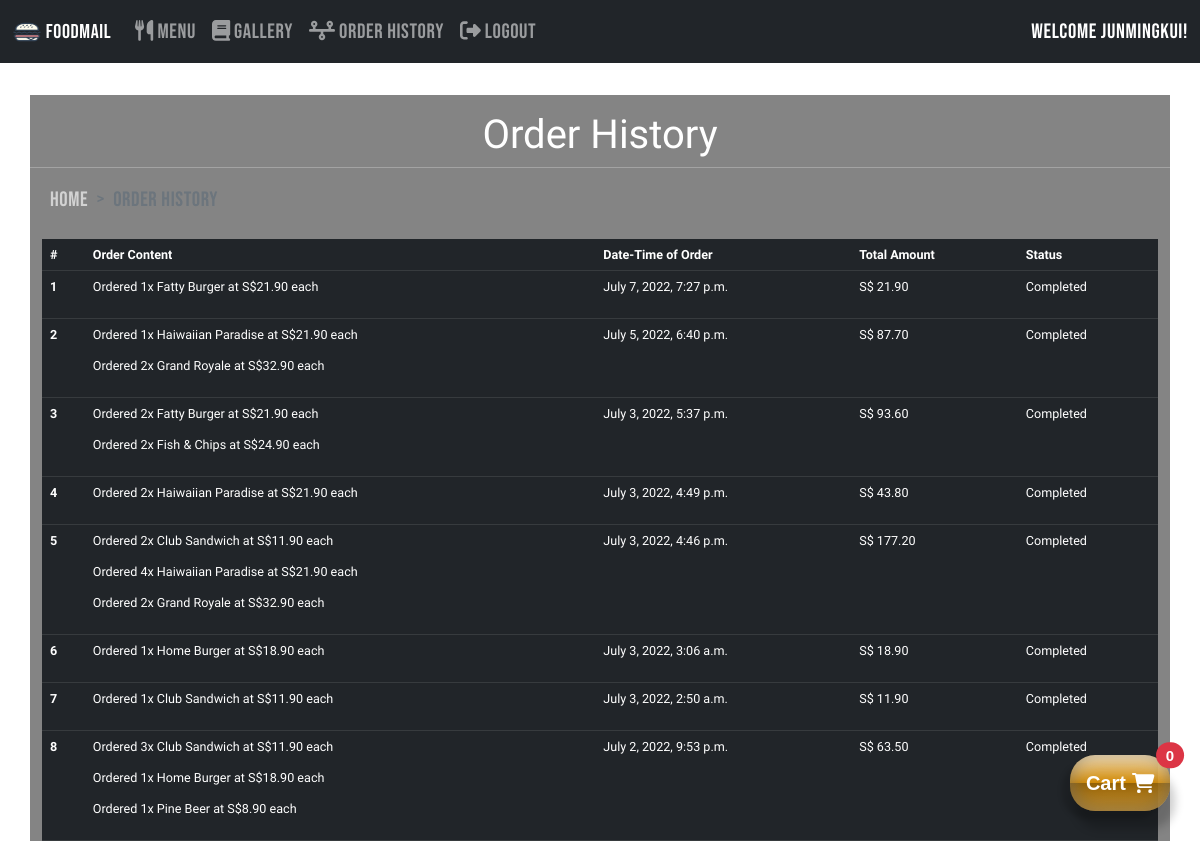
The app's page /mainApp/orderhistory/ (signed in), older data.
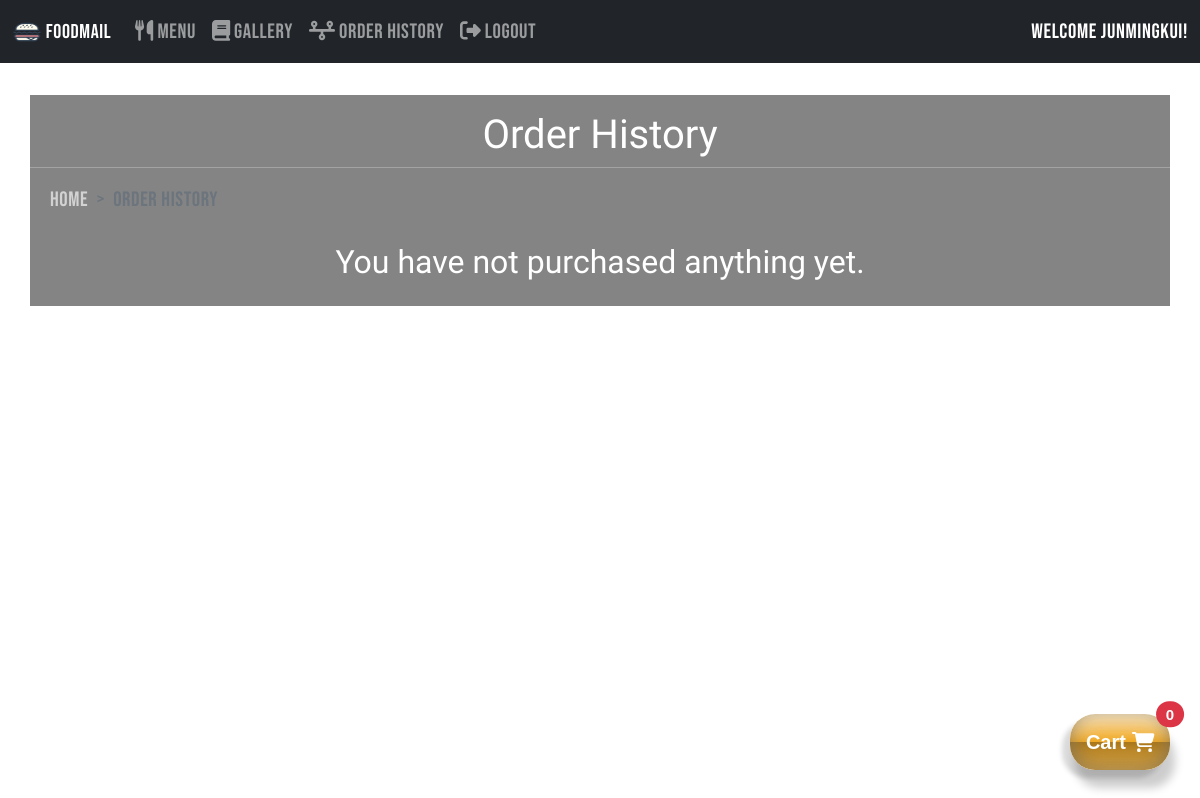
The same page, newer data.
### mainApp/models.py (models this page shows, shortened)
class UserOrder(models.Model):
    items = models.JSONField(default=[
        {
            "item": "",
            "price": 0,
            "quantity": 0
        }
    ], validators=[MinLengthValidator(10)])
    grandTotal = models.DecimalField(max_digits=9, decimal_places=2)
    user = models.ForeignKey(User, on_delete=models.SET_NULL, null=True, blank=True)
    timeOfOrder = models.DateTimeField(auto_now_add=True)
    ORDER_STATUS = (
        ('Completed', 'Completed'),
        ('Cancelled', 'Cancelled'),
        ('Pending', 'Pending'),
    )
    status = models.CharField(max_length=15, choices=ORDER_STATUS, default='Completed', blank=True)

### mainApp/views.py (the view)
# urls.py: path('orderhistory/', UserOrderListView.as_view(), name='order_history'),
class UserOrderListView(LoginRequiredMixin, ListView):
    model = UserOrder
    fields = '__all__'
    context_object_name = 'order_list'
    paginate_by = 10
    def get_queryset(self):
        return UserOrder.objects.filter(user=self.request.user).order_by('-timeOfOrder')

### mainApp/templates/mainApp/userorder_list.html
{% extends 'base.html'%}
{% block base %}
<div class="container">
    <div class="row mt-3">
        <h1>Order History</h1><hr>
    </div>
    <div class = "row mb-2">
        <nav style="--bs-breadcrumb-divider: '>';" aria-label="breadcrumb">
            <ol class="breadcrumb">
            <li class="breadcrumb-item"><a href="{% url 'baseView' %}" class="set-default">&nbsp;&nbsp;Home</a></li>
            <li class="breadcrumb-item active" aria-current="page">Order History</li>
            </ol>
        </nav>
    </div>
</div>
{% if order_list %}
    <div class="">
        <table class="table table-dark table-hover mb-0 user-order-table">
            <thead>
            <tr>
                <th scope="col">#</th>
                <th scope="col">Order Content</th>
                <th scope="col">Date-Time of Order</th>
                <th scope="col">Total Amount</th>
                <th scope="col">Status</th>
            </tr>
            </thead>
            <tbody>
            {% for order in order_list %}
            <tr>
                <th scope="row">{{forloop.counter}}</th>
                <td>
                {% for item in order.items %}
                <p>Ordered {{item.quantity}}x {{item.item}} at S${{item.price}} each</p>
                {% endfor %}
                </td>
                <td>{{order.timeOfOrder}}</td>
                <td>S$ {{order.grandTotal}}</td>
                <td>{{order.status}}</td>
            </tr>
            {% endfor %}
            </tbody>
        </table>
    </div>
{% else %}
<h2 class="mt-1 mb-4">You have not purchased anything yet.</h2>
{% endif %}
{% endblock %}

### templates/base.html (shortened to what this page needs)
{% load static %}
<html lang="en">
<head>
    <link href="https://cdn.jsdelivr.net/npm/bootstrap@5.2.0-beta1/dist/css/bootstrap.min.css" rel="stylesheet">
    <link rel="stylesheet" href="{% static 'css/styles.css' %}">
</head>
<body class="bg-style">
    <button id="cart-button" class="cart-btn-class fixedbutton glossy-button glossy-button--gold" type="button"
      data-bs-toggle="offcanvas" data-bs-target="#offcanvasRight" aria-controls="offcanvasRight"
      style="font-size: 1.25rem;">Cart <i class="fa-solid fa-cart-shopping"></i>
      <span class="position-absolute top-0 start-100 translate-middle badge rounded-pill bg-danger">
        0</span></button>
    <nav class="navbar navbar-expand-lg navbar-dark bg-dark" style="z-index: 4;">
        <div class="container-fluid">
          <a class="navbar-brand" href="{% url 'baseView'%}">
            <img src="{% static './assets/shop-logo.png' %}" alt="" width="30" height="24" class="d-inline-block align-text-top">
            FoodMail
          </a>
          <div class="collapse navbar-collapse" id="navbarNav">
              <ul class="navbar-nav">
                <li class="nav-item">
                  <a class="nav-link" href="{% url 'mainApp:menu'%}"><i class="fa-solid fa-utensils"></i> Menu</a>
                </li>
                <li class="nav-item">
                  <a class="nav-link" href="{% url 'mainApp:category'%}"><i class="fa-solid fa-book"></i> Gallery</a>
                </li>
                {% if user.is_authenticated %}
                <li class="nav-item">
                  <a class="nav-link" href="{% url 'mainApp:order_history' %}"><i class="fa-solid fa-timeline"></i> Order History</a>
                </li>
                <li class="nav-item">
                  <a class="nav-link" href="{% url 'logout' %}?next={{request.path}}"><i class="fa-solid fa-right-from-bracket"></i> Logout</a>
                </li>
                {% else %}
                <li class="nav-item">
                  <a class="nav-link" href="{% url 'login' %}?next={{request.path}}"><i class="fa-solid fa-person-circle-plus"></i> Login/Register</a>
                </li>
                {% endif %}
              </ul>
          </div>
          <span class="d-none d-lg-block">
          <div style="color: white">
          {% if user.is_authenticated %}
          <span>Welcome {{user.get_username}}!</span>
          {% else %}
          Not logged in
          {% endif %}
          </div>
          </span>
        </div>
      </nav>
    <div class="container">
      <div class="row"><p></p><p></p></div>
      <div id = 'blur-window' class="row blur-window">
      {% block base %}{% endblock %}
      </div>
    </div>
  </body>
</html>

### static/css/styles.css (style rules this page uses)
body { font-family: 'Edu SA Beginner', cursive; }
body.bg-style { -webkit-animation: bg-animation 30s infinite alternate; background-image: url('https://i.ibb.co/ScTXW8L/my-visual-59143904.png'); }
body.bg-style nav { font-family: 'Bebas Neue', cursive; font-size: 1.3rem; letter-spacing: 0.03em; }
div.blur-window { color: white; background-color: rgba(50,50,50, 0.6); backdrop-filter: blur(10px); }
a.set-default { text-decoration: none; color: rgb(210,210,210); }
.container { text-align: center; position: relative; }
.fixedbutton { position: fixed !important; bottom: 20px !important; right: 20px !important; z-index: 2; }
html, body { margin: 0; height: 100%; }
* { transition: all 0.3s linear; }
.glossy-button { display: inline-block; position: relative; background-image: linear-gradient( hsla(0, 0%, 100%, 0.6), hsla(0, 0%, 100%, 0) 50%, hsla(0, 0%, 0%, 0.3) 50%, hsla(0, 0%, 100%, 0.2) ); font-family: sans-serif; font-weight: bold; color: white; padding: 0.8rem 1rem; border: none; border-radius: 25px; margin: 10px; box-shadow: inset 0 -5px 20px hsla(0, 0%, 0%, 0.4), inset 0 5px 20px hsla(0, 0%, 100%, 0.4), -8px 8px 5px hsla(0, 0%, 0%, 0.15), 5px 18px 10px hsla(0, 0%, 0%, 0.2); cursor: pointer; transition: transform 0.1s, box-shadow 0.1s; }
.glossy-button--gold { background-color: rgba(238, 155, 0, 0.863); }

Row changes from the older to the newer data that the page shows:
removed UserOrder: quantity "1", item "Fatty Burger", price "21.90", timeOfOrder "July 7, 2022, 7:27 p.m.", grandTotal "21.90", status "Completed"
removed UserOrder: quantity "1" "2", item "Haiwaiian Paradise" "Grand Royale", price "21.90" "32.90", timeOfOrder "July 5, 2022, 6:40 p.m.", grandTotal "87.70", status "Completed"
removed UserOrder: quantity "2" "2", item "Fatty Burger" "Fish & Chips", price "21.90" "24.90", timeOfOrder "July 3, 2022, 5:37 p.m.", grandTotal "93.60", status "Completed"
removed UserOrder: quantity "2", item "Haiwaiian Paradise", price "21.90", timeOfOrder "July 3, 2022, 4:49 p.m.", grandTotal "43.80", status "Completed"
removed UserOrder: quantity "2" "4" "2", item "Club Sandwich" "Haiwaiian Paradise" "Grand Royale", price "11.90" "21.90" "32.90", timeOfOrder "July 3, 2022, 4:46 p.m.", grandTotal "177.20", status "Completed"
removed UserOrder: quantity "1", item "Home Burger", price "18.90", timeOfOrder "July 3, 2022, 3:06 a.m.", grandTotal "18.90", status "Completed"
removed UserOrder: quantity "1", item "Club Sandwich", price "11.90", timeOfOrder "July 3, 2022, 2:50 a.m.", grandTotal "11.90", status "Completed"
removed UserOrder: quantity "3" "1" "1", item "Club Sandwich" "Home Burger" "Pine Beer", price "11.90" "18.90" "8.90", timeOfOrder "July 2, 2022, 9:53 p.m.", grandTotal "63.50", status "Completed"
Text that changed along with them:
text no longer shown: "# Order Content Date-Time of Order Total Amount Status"
text now shown: "You have not purchased anything yet."
